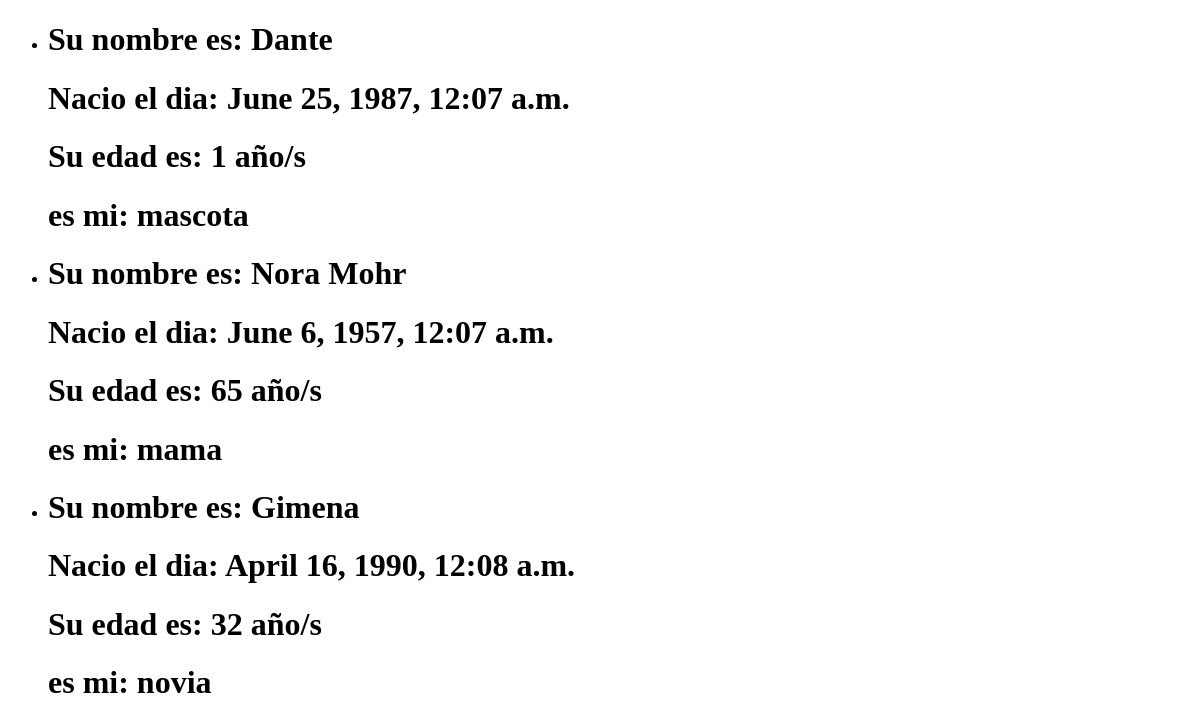
Before: /familia/ with the older database file.
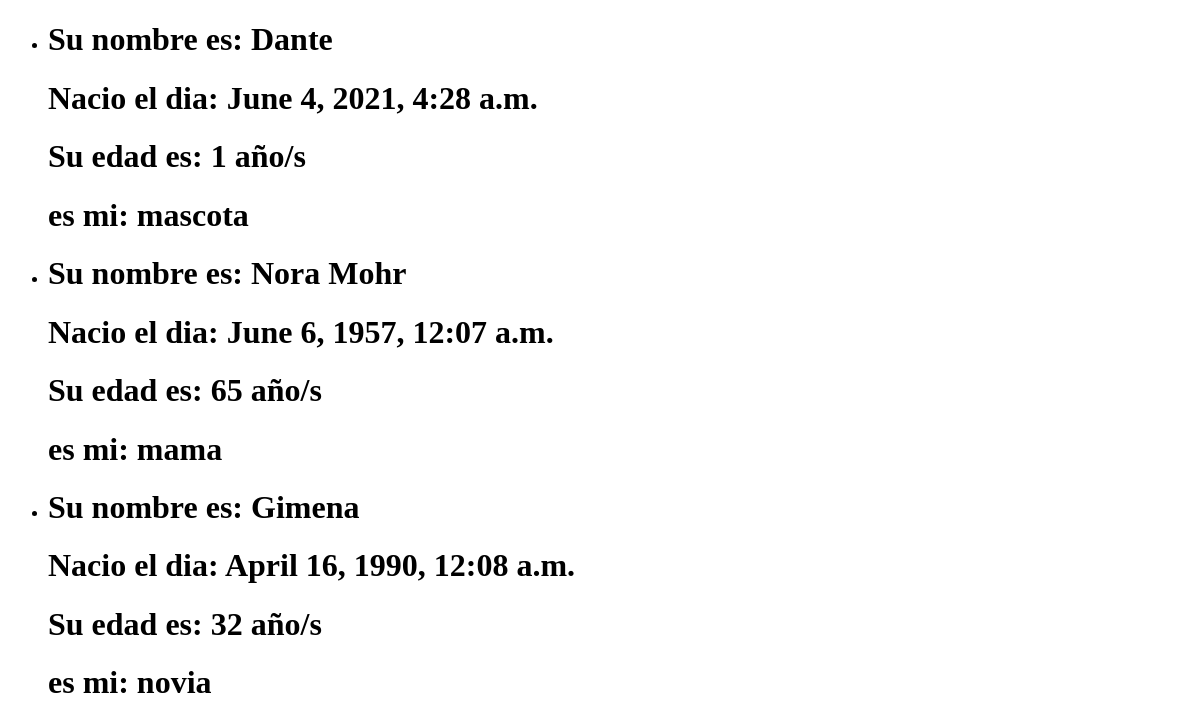
After: the same page with the newer database file.
### familiares/models.py (models this page shows, shortened)
class Familia(models.Model):
    nombre = models.CharField(max_length=30)
    edad = models.IntegerField()
    nacimiento = models.DateTimeField()
    parentesco = models.CharField(max_length=30)

### familiares/views.py (the view)
# urls.py: path('familia/',mostrar_familia, name = 'familia'),
def mostrar_familia(request):
    familiar = Familia.objects.all()
    context = {
    'familiar': familiar
    }
    return render(request, 'familia.html', context)

### familiares/templates/familia.html (shortened to what this page needs)
<!DOCTYPE html>
<html lang="en">
<head>
</head>
<body>
   <ul>
    {% for pariente in familiar %}
    <li>
        <h1>Su nombre es: {{pariente.nombre}}</h1>
        <h1>Nacio el dia: {{pariente.nacimiento}}</h1>
        <h1>Su edad es: {{pariente.edad}} año/s</h1>
        <h1>es mi: {{pariente.parentesco}}</h1>
    </li>
    {%endfor%}
    </ul>
</html>

Changed rows visible on the page:
changed Familia "Dante": nacimiento "June 25, 1987, 12:07 a.m." → "June 4, 2021, 4:28 a.m."
